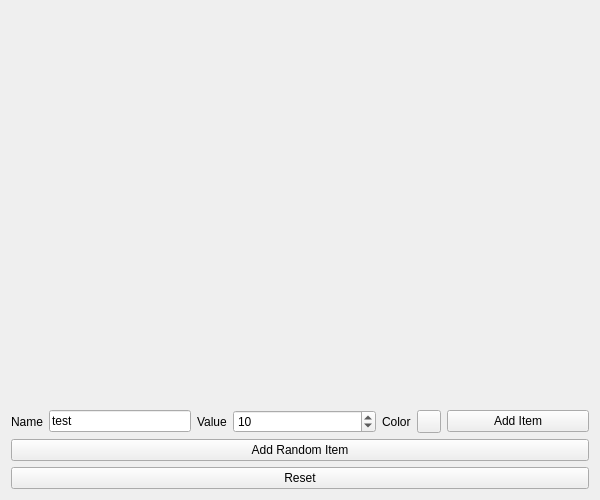
<?xml version="1.0" encoding="UTF-8"?>
<ui version="4.0">
 <class>MainWidget</class>
 <widget class="QWidget" name="MainWidget">
  <property name="geometry">
   <rect>
    <x>0</x>
    <y>0</y>
    <width>600</width>
    <height>500</height>
   </rect>
  </property>
  <property name="minimumSize">
   <size>
    <width>400</width>
    <height>400</height>
   </size>
  </property>
  <property name="windowTitle">
   <string>Chart Widgets Example</string>
  </property>
  <layout class="QVBoxLayout" name="verticalLayout">
   <item>
    <layout class="QHBoxLayout" name="horizontalLayout_3">
     <item>
      <widget class="QSint::PieChartWidget" name="PieChart" native="true">
       <property name="sizePolicy">
        <sizepolicy hsizetype="Expanding" vsizetype="Expanding">
         <horstretch>0</horstretch>
         <verstretch>0</verstretch>
        </sizepolicy>
       </property>
      </widget>
     </item>
    </layout>
   </item>
   <item>
    <layout class="QHBoxLayout" name="horizontalLayout">
     <item>
      <widget class="QLabel" name="label">
       <property name="sizePolicy">
        <sizepolicy hsizetype="Maximum" vsizetype="Preferred">
         <horstretch>0</horstretch>
         <verstretch>0</verstretch>
        </sizepolicy>
       </property>
       <property name="text">
        <string>Name</string>
       </property>
      </widget>
     </item>
     <item>
      <widget class="QLineEdit" name="ChannelName">
       <property name="sizePolicy">
        <sizepolicy hsizetype="Preferred" vsizetype="Fixed">
         <horstretch>0</horstretch>
         <verstretch>0</verstretch>
        </sizepolicy>
       </property>
       <property name="text">
        <string>test</string>
       </property>
      </widget>
     </item>
     <item>
      <widget class="QLabel" name="label_2">
       <property name="sizePolicy">
        <sizepolicy hsizetype="Maximum" vsizetype="Preferred">
         <horstretch>0</horstretch>
         <verstretch>0</verstretch>
        </sizepolicy>
       </property>
       <property name="text">
        <string>Value</string>
       </property>
      </widget>
     </item>
     <item>
      <widget class="QSpinBox" name="Value">
       <property name="sizePolicy">
        <sizepolicy hsizetype="Preferred" vsizetype="Fixed">
         <horstretch>0</horstretch>
         <verstretch>0</verstretch>
        </sizepolicy>
       </property>
       <property name="minimum">
        <number>-1000</number>
       </property>
       <property name="maximum">
        <number>1000</number>
       </property>
       <property name="value">
        <number>10</number>
       </property>
      </widget>
     </item>
     <item>
      <widget class="QLabel" name="label_3">
       <property name="sizePolicy">
        <sizepolicy hsizetype="Maximum" vsizetype="Preferred">
         <horstretch>0</horstretch>
         <verstretch>0</verstretch>
        </sizepolicy>
       </property>
       <property name="text">
        <string>Color</string>
       </property>
      </widget>
     </item>
     <item>
      <widget class="QSint::ColorButton" name="ChannelColorButton"/>
     </item>
     <item>
      <widget class="QPushButton" name="AddButton">
       <property name="text">
        <string>Add Item</string>
       </property>
      </widget>
     </item>
    </layout>
   </item>
   <item>
    <widget class="QPushButton" name="AddRandomButton">
     <property name="text">
      <string>Add Random Item</string>
     </property>
    </widget>
   </item>
   <item>
    <widget class="QPushButton" name="ResetButton">
     <property name="text">
      <string>Reset</string>
     </property>
    </widget>
   </item>
  </layout>
 </widget>
 <layoutdefault spacing="6" margin="11"/>
 <customwidgets>
  <customwidget>
   <class>QSint::ColorButton</class>
   <extends>QToolButton</extends>
   <header location="global">QSintWidgets</header>
  </customwidget>
  <customwidget>
   <class>QSint::PieChartWidget</class>
   <extends>QWidget</extends>
   <header location="global">QSintCharts</header>
   <container>1</container>
  </customwidget>
 </customwidgets>
 <tabstops>
  <tabstop>ChannelName</tabstop>
  <tabstop>Value</tabstop>
  <tabstop>ChannelColorButton</tabstop>
  <tabstop>AddButton</tabstop>
 </tabstops>
 <resources/>
 <connections/>
</ui>
